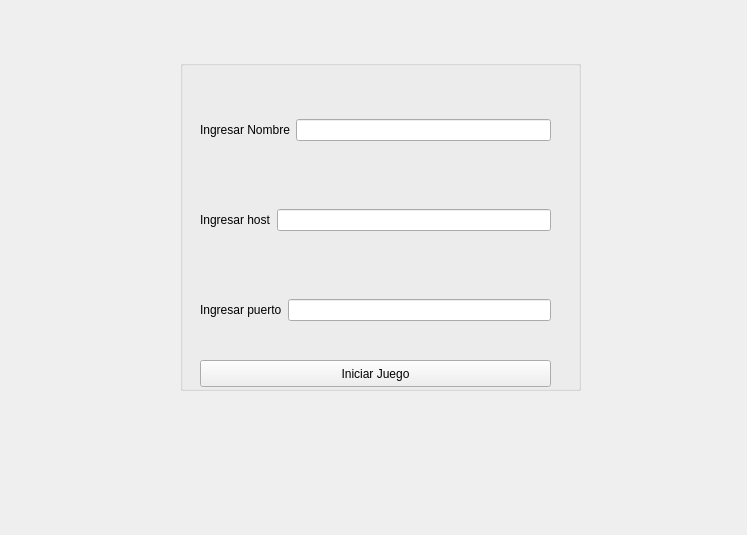
<?xml version="1.0" encoding="UTF-8"?>
<ui version="4.0">
 <class>Inicio</class>
 <widget class="QWidget" name="Inicio">
  <property name="geometry">
   <rect>
    <x>0</x>
    <y>0</y>
    <width>747</width>
    <height>535</height>
   </rect>
  </property>
  <property name="windowTitle">
   <string>Step 3</string>
  </property>
  <widget class="QGroupBox" name="groupBox">
   <property name="geometry">
    <rect>
     <x>180</x>
     <y>60</y>
     <width>401</width>
     <height>331</height>
    </rect>
   </property>
   <property name="title">
    <string/>
   </property>
   <widget class="QWidget" name="horizontalLayoutWidget">
    <property name="geometry">
     <rect>
      <x>20</x>
      <y>30</y>
      <width>351</width>
      <height>80</height>
     </rect>
    </property>
    <layout class="QHBoxLayout" name="horizontalLayout">
     <item>
      <widget class="QLabel" name="label">
       <property name="text">
        <string>Ingresar Nombre</string>
       </property>
      </widget>
     </item>
     <item>
      <widget class="QLineEdit" name="nombre"/>
     </item>
    </layout>
   </widget>
   <widget class="QWidget" name="horizontalLayoutWidget_2">
    <property name="geometry">
     <rect>
      <x>20</x>
      <y>120</y>
      <width>351</width>
      <height>80</height>
     </rect>
    </property>
    <layout class="QHBoxLayout" name="horizontalLayout_2">
     <item>
      <widget class="QLabel" name="label_2">
       <property name="text">
        <string>Ingresar host</string>
       </property>
      </widget>
     </item>
     <item>
      <widget class="QLineEdit" name="host"/>
     </item>
    </layout>
   </widget>
   <widget class="QWidget" name="horizontalLayoutWidget_3">
    <property name="geometry">
     <rect>
      <x>20</x>
      <y>210</y>
      <width>351</width>
      <height>80</height>
     </rect>
    </property>
    <layout class="QHBoxLayout" name="horizontalLayout_3">
     <item>
      <widget class="QLabel" name="label_3">
       <property name="text">
        <string>Ingresar puerto</string>
       </property>
      </widget>
     </item>
     <item>
      <widget class="QLineEdit" name="port"/>
     </item>
    </layout>
   </widget>
   <widget class="QPushButton" name="submit">
    <property name="geometry">
     <rect>
      <x>20</x>
      <y>300</y>
      <width>351</width>
      <height>27</height>
     </rect>
    </property>
    <property name="text">
     <string>Iniciar Juego</string>
    </property>
   </widget>
  </widget>
 </widget>
 <resources/>
 <connections/>
</ui>
